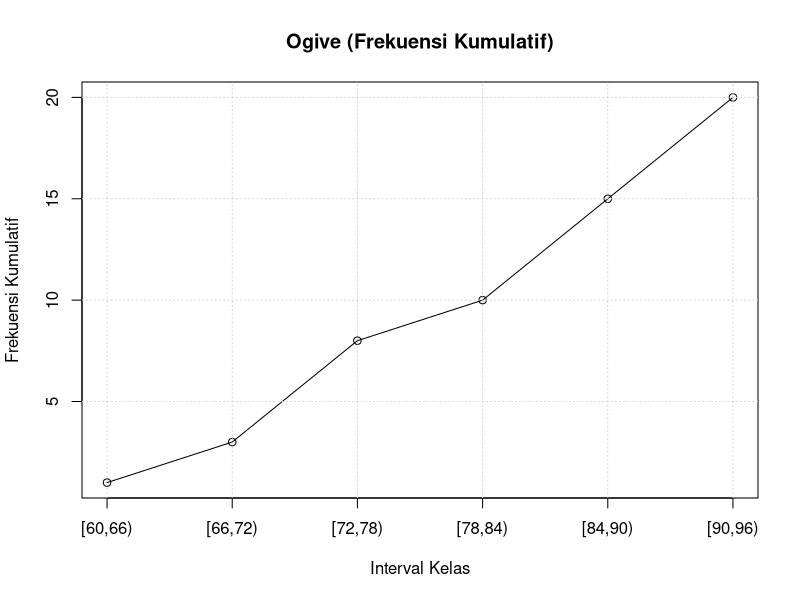

Write R code to recreate this figure.
# Data nilai siswa
nilai <- c(82, 77, 91, 68, 75, 88, 92, 84, 77, 91, 75, 60, 70, 75, 85, 89, 88, 95, 90, 81)

# Menentukan jumlah kelas menggunakan aturan Sturges
n <- length(nilai)  # Jumlah data
k <- ceiling(1 + 3.322 * log10(n))  # Banyak kelas (aturan Sturges)

# Menentukan rentang data
nilai_min <- min(nilai)
nilai_max <- max(nilai)
range <- nilai_max - nilai_min

# Menentukan lebar kelas
lebar_kelas <- ceiling(range / k)

# Membuat interval kelas
breaks <- seq(nilai_min, nilai_max + lebar_kelas, by = lebar_kelas)

# Membuat distribusi frekuensi
freq_table <- table(cut(nilai, breaks, right = FALSE))
freq_df <- as.data.frame(freq_table)

# Menambahkan kolom frekuensi relatif
freq_df$Relatif <- freq_df$Freq / sum(freq_df$Freq)

# Menambahkan kolom frekuensi kumulatif
freq_df$Kumulatif <- cumsum(freq_df$Freq)

# Menampilkan tabel distribusi frekuensi
cat("Distribusi Frekuensi:\n")
print(freq_df)

# Membuat ogive (frekuensi kumulatif)
plot(cumsum(freq_table), type = "o", main = "Ogive (Frekuensi Kumulatif)", 
     xlab = "Interval Kelas", ylab = "Frekuensi Kumulatif", xaxt = "n")
axis(1, at = seq_along(freq_table), labels = names(freq_table))
grid()
